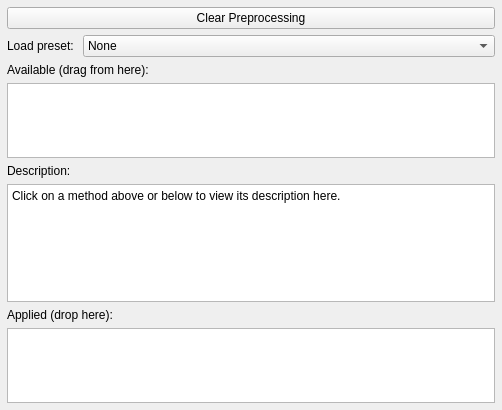
            <widget class="QWidget" name="scrollAreaWidgetContents">
             <property name="geometry">
              <rect>
               <x>0</x>
               <y>0</y>
               <width>502</width>
               <height>410</height>
              </rect>
             </property>
             <layout class="QVBoxLayout" name="verticalLayout_5">
              <property name="spacing">
               <number>6</number>
              </property>
              <property name="leftMargin">
               <number>7</number>
              </property>
              <property name="topMargin">
               <number>7</number>
              </property>
              <property name="rightMargin">
               <number>7</number>
              </property>
              <property name="bottomMargin">
               <number>7</number>
              </property>
              <item>
               <widget class="QPushButton" name="btn_clear_preproc">
                <property name="text">
                 <string>Clear Preprocessing</string>
                </property>
               </widget>
              </item>
              <item>
               <layout class="QGridLayout" name="gridLayout">
                <property name="sizeConstraint">
                 <enum>QLayout::SetMinimumSize</enum>
                </property>
                <item row="0" column="0">
                 <widget class="QLabel" name="label_7">
                  <property name="sizePolicy">
                   <sizepolicy hsizetype="Preferred" vsizetype="Fixed">
                    <horstretch>0</horstretch>
                    <verstretch>0</verstretch>
                   </sizepolicy>
                  </property>
                  <property name="text">
                   <string>Load preset: </string>
                  </property>
                 </widget>
                </item>
                <item row="0" column="1">
                 <widget class="QComboBox" name="cb_preproc_presel">
                  <property name="sizePolicy">
                   <sizepolicy hsizetype="Expanding" vsizetype="Fixed">
                    <horstretch>0</horstretch>
                    <verstretch>0</verstretch>
                   </sizepolicy>
                  </property>
                  <item>
                   <property name="text">
                    <string notr="true">None</string>
                   </property>
                  </item>
                 </widget>
                </item>
               </layout>
              </item>
              <item>
               <widget class="QLabel" name="label_9">
                <property name="text">
                 <string>Available (drag from here):</string>
                </property>
               </widget>
              </item>
              <item>
               <widget class="QListWidget" name="list_preproc_available">
                <property name="sizePolicy">
                 <sizepolicy hsizetype="Expanding" vsizetype="Minimum">
                  <horstretch>0</horstretch>
                  <verstretch>0</verstretch>
                 </sizepolicy>
                </property>
                <property name="minimumSize">
                 <size>
                  <width>0</width>
                  <height>75</height>
                 </size>
                </property>
                <property name="maximumSize">
                 <size>
                  <width>16777215</width>
                  <height>120</height>
                 </size>
                </property>
                <property name="dragEnabled">
                 <bool>true</bool>
                </property>
                <property name="dragDropMode">
                 <enum>QAbstractItemView::DragOnly</enum>
                </property>
               </widget>
              </item>
              <item>
               <widget class="QLabel" name="label_8">
                <property name="text">
                 <string>Description:</string>
                </property>
               </widget>
              </item>
              <item>
               <widget class="QPlainTextEdit" name="text_preprocessing">
                <property name="enabled">
                 <bool>true</bool>
                </property>
                <property name="sizePolicy">
                 <sizepolicy hsizetype="Expanding" vsizetype="Expanding">
                  <horstretch>0</horstretch>
                  <verstretch>0</verstretch>
                 </sizepolicy>
                </property>
                <property name="minimumSize">
                 <size>
                  <width>0</width>
                  <height>100</height>
                 </size>
                </property>
                <property name="maximumSize">
                 <size>
                  <width>16777215</width>
                  <height>900</height>
                 </size>
                </property>
                <property name="readOnly">
                 <bool>true</bool>
                </property>
                <property name="plainText">
                 <string>Click on a method above or below to view its description here.</string>
                </property>
               </widget>
              </item>
              <item>
               <widget class="QLabel" name="label_10">
                <property name="text">
                 <string>Applied (drop here):</string>
                </property>
               </widget>
              </item>
              <item>
               <widget class="QListWidget" name="list_preproc_applied">
                <property name="sizePolicy">
                 <sizepolicy hsizetype="Expanding" vsizetype="Minimum">
                  <horstretch>0</horstretch>
                  <verstretch>0</verstretch>
                 </sizepolicy>
                </property>
                <property name="minimumSize">
                 <size>
                  <width>0</width>
                  <height>75</height>
                 </size>
                </property>
                <property name="maximumSize">
                 <size>
                  <width>16777215</width>
                  <height>120</height>
                 </size>
                </property>
                <property name="dragEnabled">
                 <bool>true</bool>
                </property>
                <property name="dragDropMode">
                 <enum>QAbstractItemView::DropOnly</enum>
                </property>
               </widget>
              </item>
             </layout>
            </widget>
